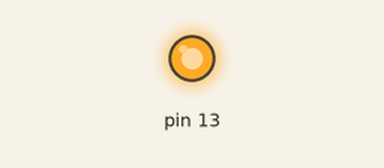
A sketch run on a simulated Arduino Uno, built with avr-gcc and run on an emulated ATmega328P. Parts: output pins drawn as LEDs (lit = HIGH).

Above: at 0.6 s.
At 29.3 s:
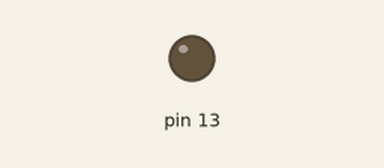
Timing chart, 0 to 40.3 s (numbered marks = the images above):
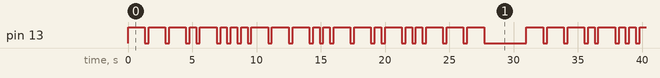

The sketch:

Exercicio2f.ino
```cpp
int amount = 0;
int letter = 1;
int _delay;

#define LONG_DELAY 1300
#define SHORT_DELAY 500

void setup() {
  pinMode(13, OUTPUT);
}

void loop() {
  amount++;

  switch (letter) {
    case 1: // o
    case 8:
      if (amount == 1 || amount == 2 || amount == 3) _delay = LONG_DELAY;
      break;
    case 2: // l
      if (amount == 1 || amount == 3 || amount == 4) _delay = SHORT_DELAY;
      else if (amount == 2) _delay = LONG_DELAY;
      break;
    case 3: // a
      if (amount == 1) _delay = SHORT_DELAY;
      else if (amount == 2) _delay = LONG_DELAY;
      break;
    case 4: // m
      if (amount == 1 || amount == 2) _delay = LONG_DELAY;
      break;
    case 5: // u
      if (amount == 1 || amount == 2) _delay = SHORT_DELAY;
      else if (amount == 3) _delay = LONG_DELAY;
      break;
    case 6: // n
      if (amount == 1) _delay = LONG_DELAY;
      else if (amount == 2) _delay = SHORT_DELAY;
      break;
    case 7: // d
      if (amount == 1) _delay = LONG_DELAY;
      else if (amount == 2 || amount == 3) _delay = SHORT_DELAY;
      break;
  }

  if (_delay == -1) {
    if (letter == 8) {
      letter = 1;
      delay(3000); // Esperar 3 segundos por palavra
    } else {
      letter++;
    }

    amount = 0;
    return;
  }

  digitalWrite(13, HIGH);
  delay(_delay);
  digitalWrite(13, LOW);
  delay(300);

  _delay = -1;
}
```

Measured:
- by itself, pin 13: moves between LOW and HIGH, repeating every 31.0 s
- by itself, everything shown: repeats every 31.0 s, in 44 steps
